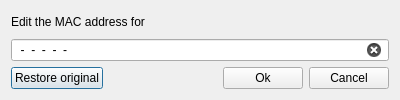
<?xml version="1.0" encoding="UTF-8"?>
<ui version="4.0">
 <class>Dialog</class>
 <widget class="QDialog" name="Dialog">
  <property name="geometry">
   <rect>
    <x>0</x>
    <y>0</y>
    <width>400</width>
    <height>100</height>
   </rect>
  </property>
  <property name="minimumSize">
   <size>
    <width>400</width>
    <height>100</height>
   </size>
  </property>
  <property name="maximumSize">
   <size>
    <width>400</width>
    <height>100</height>
   </size>
  </property>
  <property name="windowTitle">
   <string>Edit</string>
  </property>
  <layout class="QGridLayout" name="gridLayout">
   <item row="0" column="0">
    <widget class="QLabel" name="label">
     <property name="text">
      <string>Edit the MAC address for </string>
     </property>
    </widget>
   </item>
   <item row="1" column="0">
    <widget class="QLineEdit" name="lineEdit">
     <property name="inputMethodHints">
      <set>Qt::ImhPreferUppercase</set>
     </property>
     <property name="inputMask">
      <string>NN-NN-NN-NN-NN-NN</string>
     </property>
     <property name="maxLength">
      <number>17</number>
     </property>
     <property name="placeholderText">
      <string/>
     </property>
     <property name="clearButtonEnabled">
      <bool>true</bool>
     </property>
    </widget>
   </item>
   <item row="2" column="0">
    <layout class="QHBoxLayout" name="horizontalLayout">
     <item>
      <widget class="QPushButton" name="pushButton">
       <property name="text">
        <string>Restore original</string>
       </property>
      </widget>
     </item>
     <item>
      <spacer name="horizontalSpacer">
       <property name="orientation">
        <enum>Qt::Horizontal</enum>
       </property>
       <property name="sizeHint" stdset="0">
        <size>
         <width>40</width>
         <height>20</height>
        </size>
       </property>
      </spacer>
     </item>
     <item>
      <widget class="QPushButton" name="pushButton_2">
       <property name="text">
        <string>Ok</string>
       </property>
      </widget>
     </item>
     <item>
      <widget class="QPushButton" name="pushButton_3">
       <property name="text">
        <string>Cancel</string>
       </property>
      </widget>
     </item>
    </layout>
   </item>
  </layout>
 </widget>
 <resources/>
 <connections/>
</ui>
